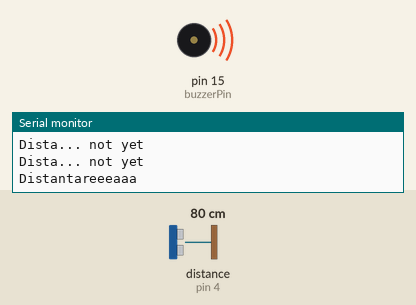
Recording of a sketch running on a simulated Arduino Uno, built with avr-gcc and run on an emulated ATmega328P. Shown: buzzer (waves = sounding, pin HIGH), the last lines printed to the serial monitor. Wiring (inferred from the names in the program): ultrasonic range finder: trigger pin 5; echo pin 4. The test bench sets the inputs (shaded band); at power-on: distance to the obstacle (sensor on pin 4) 80 cm. The echo pulse lasts 58.3 µs per cm; pins used as bus, display or sensor lines are not drawn.

Above: at 1.2 s.
1.3 s: distance to the obstacle (sensor on pin 4) set to 33 cm
4.3 s: distance to the obstacle (sensor on pin 4) set to 28 cm
At 4.41 s:
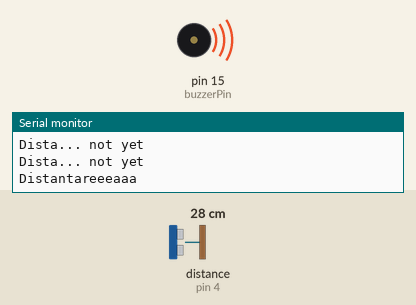
At 5.6 s:
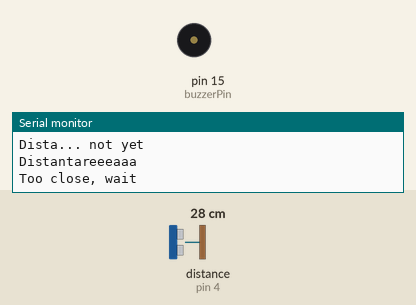
Timing chart, 0 to 7.3 s (numbered marks = the images above; inputs shaded):
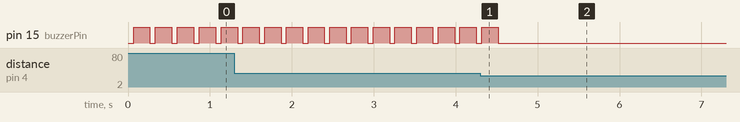

The sketch:

ochelariiSEEVIO.ino
```cpp
// (licence header left out)
#define echoPin 4 // D2
#define trigPin 5 // D1
#define buzzerPin 15 // D8

// In cm:
const int lowerLimit = 30;
const int upperLimit = 200;
const int tooClose = 100;

// Prevent "mis-beeps"
volatile int failsafe = 0;

void setup() {
  pinMode(trigPin, OUTPUT);
  pinMode(echoPin, INPUT);
  pinMode(buzzerPin, OUTPUT);
  Serial.begin(9600);
}

int getDistance() {
  /**
   * @brief Get the distance from the HC-SR04
   *
   * @returns the distance in cm
   */
  long duration;
  int distance;

  digitalWrite(trigPin, LOW);
  delayMicroseconds(2);
  digitalWrite(trigPin, HIGH);
  delayMicroseconds(10);
  digitalWrite(trigPin, LOW);
  duration = pulseIn(echoPin, HIGH);
  distance = duration * 0.034 / 2;

  return distance;
}

void beep() {
  /**
   * @brief Well... beep :)
   */
  digitalWrite(buzzerPin, HIGH);
  delay(200);
  digitalWrite(buzzerPin, LOW);
}

void checkDistance(int distance) {
  /**
   * @brief Check if the social distance is respected and if it's not notify the user
   *
   * @param distance Distance from the sensor
   */
  if (distance < tooClose) {
    if (failsafe > 5) {
      Serial.println("Distantareeeaaa");
      failsafe = 0;
      beep();
    } else {
      Serial.println("Dista... not yet");
      failsafe++;
    }
  } else {
    Serial.print("Ok d= ");
    Serial.print(distance);
    Serial.println(" cm");
  }
}

void loop() {
  int d = getDistance();

  if (d < lowerLimit) {
    Serial.println("Too close, wait");
    delay(2000);
  } else if (d > upperLimit) {
    Serial.println("Too far or error, wait");
    delay(2000);
  } else {
    checkDistance(d);
  }
}
```

Measured:
- the behaviour switches between 31 and 30 cm on distance to the obstacle (sensor on pin 4) (found by bisection; images 0 and 1)
- after the input at 4.3 s, pin 15 (buzzerPin): goes on until 4.5 s, then stays LOW
- by itself, pin 15 (buzzerPin): alternates HIGH for 0.20 s and LOW for 0.06 s
